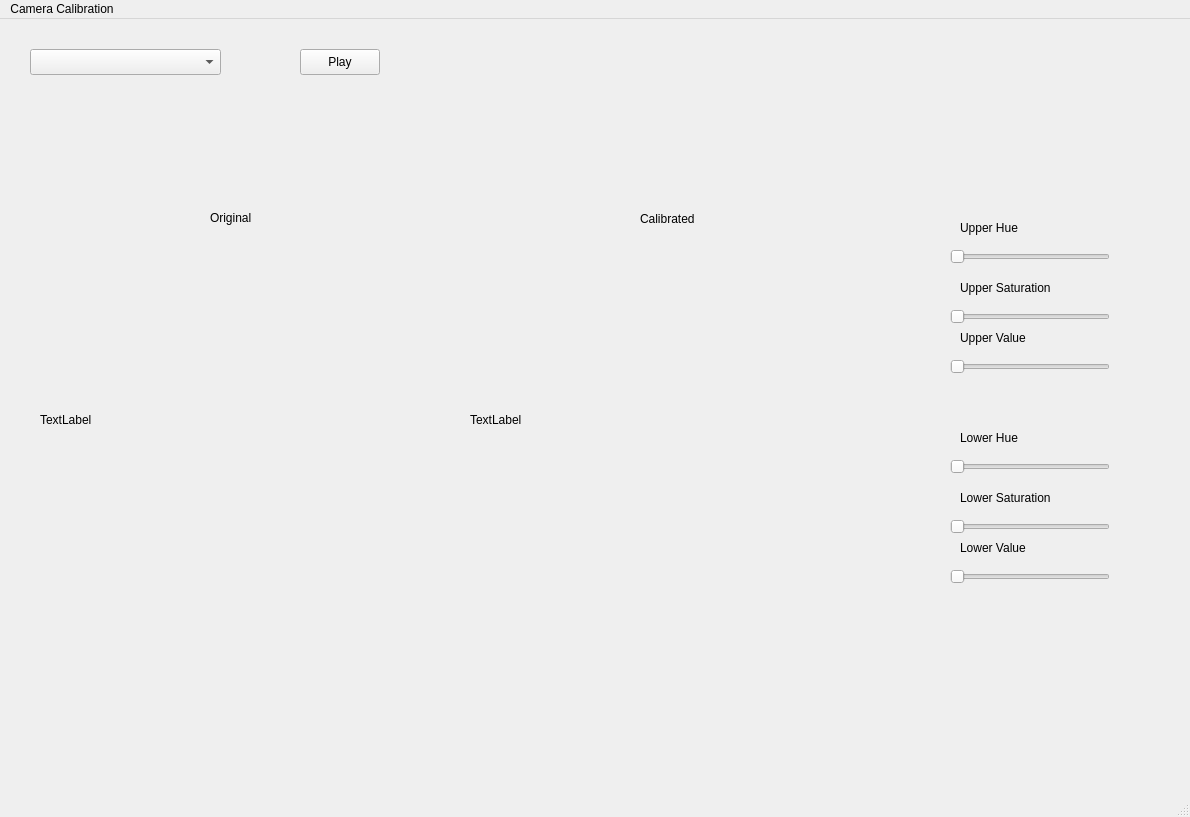
<?xml version="1.0" encoding="UTF-8"?>
<ui version="4.0">
 <class>MainWindow</class>
 <widget class="QMainWindow" name="MainWindow">
  <property name="geometry">
   <rect>
    <x>0</x>
    <y>0</y>
    <width>1190</width>
    <height>817</height>
   </rect>
  </property>
  <property name="windowTitle">
   <string>MainWindow</string>
  </property>
  <widget class="QWidget" name="centralwidget">
   <widget class="QLabel" name="videoFrameHSV">
    <property name="geometry">
     <rect>
      <x>470</x>
      <y>240</y>
      <width>391</width>
      <height>321</height>
     </rect>
    </property>
    <property name="text">
     <string>TextLabel</string>
    </property>
   </widget>
   <widget class="QSlider" name="hSliderUH">
    <property name="geometry">
     <rect>
      <x>950</x>
      <y>230</y>
      <width>160</width>
      <height>16</height>
     </rect>
    </property>
    <property name="orientation">
     <enum>Qt::Horizontal</enum>
    </property>
   </widget>
   <widget class="QSlider" name="hSliderUS">
    <property name="geometry">
     <rect>
      <x>950</x>
      <y>290</y>
      <width>160</width>
      <height>16</height>
     </rect>
    </property>
    <property name="orientation">
     <enum>Qt::Horizontal</enum>
    </property>
   </widget>
   <widget class="QSlider" name="hSliderUV">
    <property name="geometry">
     <rect>
      <x>950</x>
      <y>340</y>
      <width>160</width>
      <height>16</height>
     </rect>
    </property>
    <property name="orientation">
     <enum>Qt::Horizontal</enum>
    </property>
   </widget>
   <widget class="QLabel" name="labelUS">
    <property name="geometry">
     <rect>
      <x>960</x>
      <y>260</y>
      <width>111</width>
      <height>18</height>
     </rect>
    </property>
    <property name="text">
     <string>Upper Saturation</string>
    </property>
   </widget>
   <widget class="QLabel" name="labelUV">
    <property name="geometry">
     <rect>
      <x>960</x>
      <y>310</y>
      <width>81</width>
      <height>18</height>
     </rect>
    </property>
    <property name="text">
     <string>Upper Value</string>
    </property>
   </widget>
   <widget class="QLabel" name="labelUH">
    <property name="geometry">
     <rect>
      <x>960</x>
      <y>200</y>
      <width>71</width>
      <height>18</height>
     </rect>
    </property>
    <property name="text">
     <string>Upper Hue</string>
    </property>
   </widget>
   <widget class="QLabel" name="labelLV">
    <property name="geometry">
     <rect>
      <x>960</x>
      <y>520</y>
      <width>81</width>
      <height>18</height>
     </rect>
    </property>
    <property name="text">
     <string>Lower Value</string>
    </property>
   </widget>
   <widget class="QLabel" name="labelLH">
    <property name="geometry">
     <rect>
      <x>960</x>
      <y>410</y>
      <width>71</width>
      <height>18</height>
     </rect>
    </property>
    <property name="text">
     <string>Lower Hue</string>
    </property>
   </widget>
   <widget class="QSlider" name="hSliderLS">
    <property name="geometry">
     <rect>
      <x>950</x>
      <y>500</y>
      <width>160</width>
      <height>16</height>
     </rect>
    </property>
    <property name="orientation">
     <enum>Qt::Horizontal</enum>
    </property>
   </widget>
   <widget class="QLabel" name="labelLS">
    <property name="geometry">
     <rect>
      <x>960</x>
      <y>470</y>
      <width>111</width>
      <height>18</height>
     </rect>
    </property>
    <property name="text">
     <string>Lower Saturation</string>
    </property>
   </widget>
   <widget class="QSlider" name="hSliderLV">
    <property name="geometry">
     <rect>
      <x>950</x>
      <y>550</y>
      <width>160</width>
      <height>16</height>
     </rect>
    </property>
    <property name="orientation">
     <enum>Qt::Horizontal</enum>
    </property>
   </widget>
   <widget class="QSlider" name="hSliderLH">
    <property name="geometry">
     <rect>
      <x>950</x>
      <y>440</y>
      <width>160</width>
      <height>16</height>
     </rect>
    </property>
    <property name="orientation">
     <enum>Qt::Horizontal</enum>
    </property>
   </widget>
   <widget class="QComboBox" name="cameraCBox">
    <property name="geometry">
     <rect>
      <x>30</x>
      <y>30</y>
      <width>191</width>
      <height>26</height>
     </rect>
    </property>
   </widget>
   <widget class="QPushButton" name="playButton">
    <property name="geometry">
     <rect>
      <x>300</x>
      <y>30</y>
      <width>80</width>
      <height>26</height>
     </rect>
    </property>
    <property name="text">
     <string>Play</string>
    </property>
   </widget>
   <widget class="QLabel" name="videoFrameOri">
    <property name="geometry">
     <rect>
      <x>40</x>
      <y>240</y>
      <width>391</width>
      <height>321</height>
     </rect>
    </property>
    <property name="text">
     <string>TextLabel</string>
    </property>
   </widget>
   <widget class="QLabel" name="label">
    <property name="geometry">
     <rect>
      <x>210</x>
      <y>190</y>
      <width>57</width>
      <height>18</height>
     </rect>
    </property>
    <property name="text">
     <string>Original</string>
    </property>
   </widget>
   <widget class="QLabel" name="label_2">
    <property name="geometry">
     <rect>
      <x>640</x>
      <y>190</y>
      <width>71</width>
      <height>20</height>
     </rect>
    </property>
    <property name="text">
     <string>Calibrated</string>
    </property>
   </widget>
  </widget>
  <widget class="QMenuBar" name="menubar">
   <property name="geometry">
    <rect>
     <x>0</x>
     <y>0</y>
     <width>1190</width>
     <height>23</height>
    </rect>
   </property>
   <widget class="QMenu" name="menuCamera_Calibration">
    <property name="title">
     <string>Camera Calibration</string>
    </property>
   </widget>
   <addaction name="menuCamera_Calibration"/>
  </widget>
  <widget class="QStatusBar" name="statusbar"/>
 </widget>
 <resources/>
 <connections/>
</ui>
